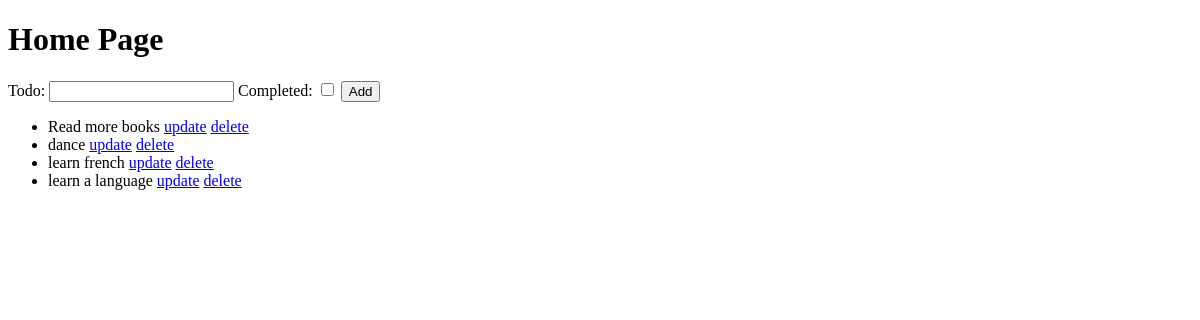
/, run on an earlier commit of the app's database.
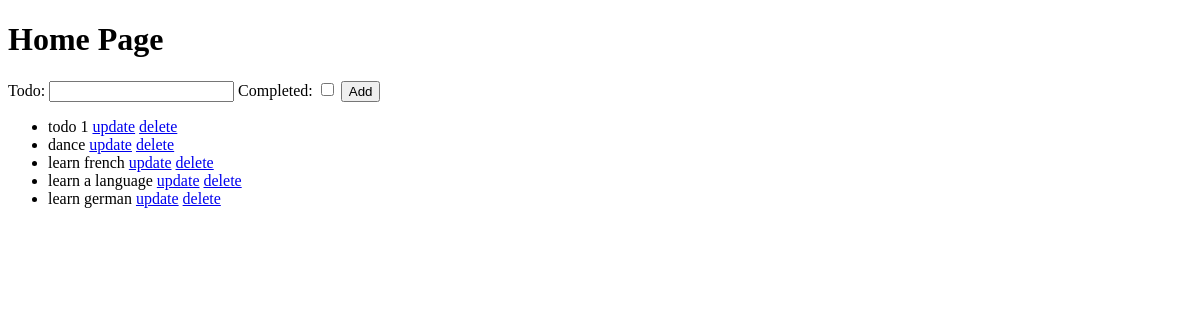
And on a later commit of the database.
### todos/models.py (models this page shows)
class Todo(models.Model):
	todo = models.CharField(max_length=100);
	complated = models.BooleanField(default=False)
	date_posted = models.DateTimeField(auto_now_add=True)
	date_updated = models.DateTimeField(auto_now=True)
	def __str__(self):
		return f"{self.todo}"

### todos/views.py (the view, shortened to what this page needs)
# urls.py: 2. Add a URL to urlpatterns:  path('', views.home, name='home')
def home(request):
	form = TodoForm()
	todos = Todo.objects.all()
	context = {
	  'form': form,
	  'todos': todos
	}
	return render(request, 'todos/home.html', context)

### todos/forms.py
class TodoForm(forms.Form):
    todo = forms.CharField(max_length=100)
    completed = forms.BooleanField(required=False)

### todos/templates/todos/home.html (shortened to what this page needs)
{% extends 'todos/layout.html' %}
{% block content %}
   <h1>Home Page</h1>
      <form action="" method="post">
         {{ form.as_table }}
         <input type="submit" value="Add">
      </form>
     <ul>
      {% for todo in todos %}
         <li>{{ todo }}  <a href="{% url 'todo-update' id=todo.id %}">update</a> <a href="{% url 'todo-delete' id=todo.id %}">delete</a></li>
      {% endfor %}
     </ul>
{% endblock %}

What changed in the data, as far as the page shows it:
changed Todo: todo "Read more books" → "todo 1"
added Todo: todo "learn german"
